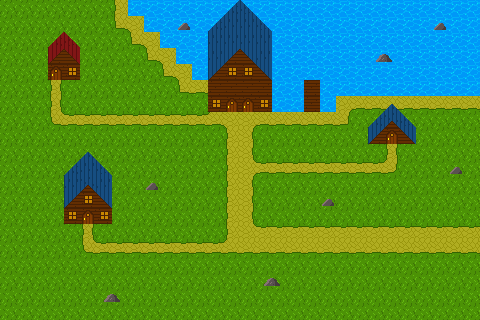

Rendered tile map (Tiled .tmx) drawn with the repository's tilesets; below, a short description and the map source with its tile grids summarised:
An orthogonal 30x20 tile map with 16x16 px tiles, 7 tile layers (water, grass, path, AltFloor, ...), 1 hidden layer not drawn, 3 tilesets.

<map version="1.10" tiledversion="1.11.2" orientation="orthogonal" renderorder="right-down" width="30" height="20" tilewidth="16" tileheight="16" infinite="0" nextlayerid="9" nextobjectid="1">
 <tileset firstgid="1" source="../TileSets/WovenMoriGrassPath.tsx" />
 <tileset firstgid="57" source="../TileSets/WovenMoriDecorations.tsx" />
 <tileset firstgid="69" source="../TileSets/WovenMoriWoodHouse.tsx" />
 <layer id="4" name="water" width="30" height="20">
  <data>[600 cells, 112 non-empty, 1 distinct tile ids]</data>
 </layer>
 <layer id="3" name="grass" width="30" height="20">
  <data>[600 cells, 367 non-empty, 1 distinct tile ids]</data>
 </layer>
 <layer id="2" name="path" width="30" height="20">
  <data>[600 cells, 121 non-empty, 17 distinct tile ids]</data>
 </layer>
 <layer id="1" name="layout" width="30" height="20" visible="0" opacity="0.67">
  <data>[600 cells, 600 non-empty, 3 distinct tile ids]</data>
 </layer>
 <layer id="8" name="AltFloor" width="30" height="20">
  <data>[600 cells, 2 non-empty, 1 distinct tile ids]</data>
 </layer>
 <layer id="5" name="Buildings" width="30" height="20">
  <data>[600 cells, 39 non-empty, 11 distinct tile ids]</data>
 </layer>
 <layer id="7" name="Roofs" width="30" height="20">
  <data>[600 cells, 13 non-empty, 6 distinct tile ids]</data>
 </layer>
 <layer id="6" name="Decorations" width="30" height="20">
  <data>[600 cells, 11 non-empty, 3 distinct tile ids]</data>
 </layer>
</map>
